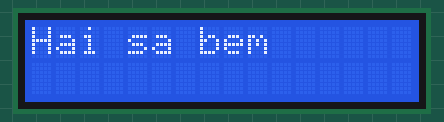
Recording of a sketch running on a simulated Arduino Uno, built with avr-gcc and run on an emulated ATmega328P. Parts: 16×2 character LCD. What the sketch prints to the serial monitor is not drawn.

Above: at 0.2 s.
At 10.2 s:
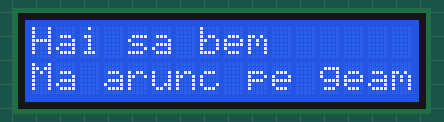

The sketch:

sketch_mar14a.ino
```cpp
#include <LiquidCrystal_I2C.h>
#include <Wire.h>


#define LCD_ADDRESS 0x27
#define LCD_COLLUMNS 16
#define LCD_ROWS 2

LiquidCrystal_I2C lcd(0x27, 16, 2);

void init_lcd()
{
  Serial.println("CONNECTING");
  //initialize lcd screen
  lcd.begin(LCD_COLLUMNS, LCD_ROWS);
  lcd.init();
  lcd.clear();
  // turn on the backlight
  lcd.backlight();

  lcd.setCursor(0, 0);
  lcd.print("Hai sa bem");

  Serial.println("PRINTED");
  delay(10000);

  lcd.setCursor(0, 1);
  lcd.print("Ma arunc pe geam");

  Serial.println("CONNECTED");
}
void setup(){
  Serial.begin(9600);
  init_lcd();
}

void loop(){

}
```
